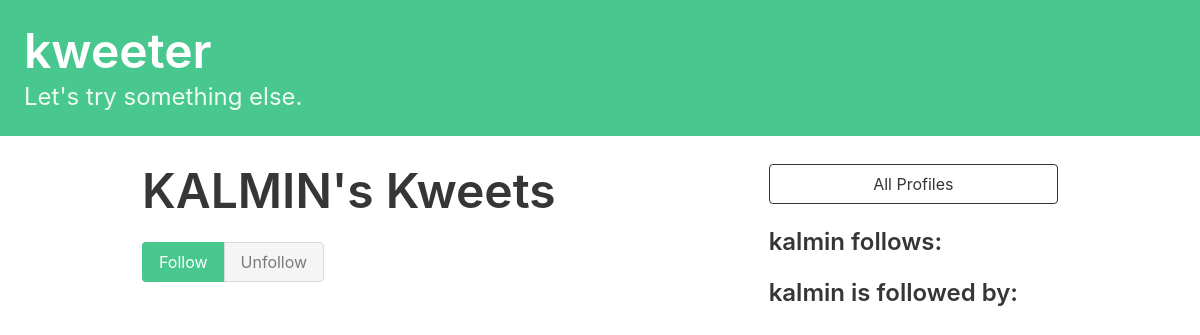
Page /profile/1/ (signed in) on the earlier database version.
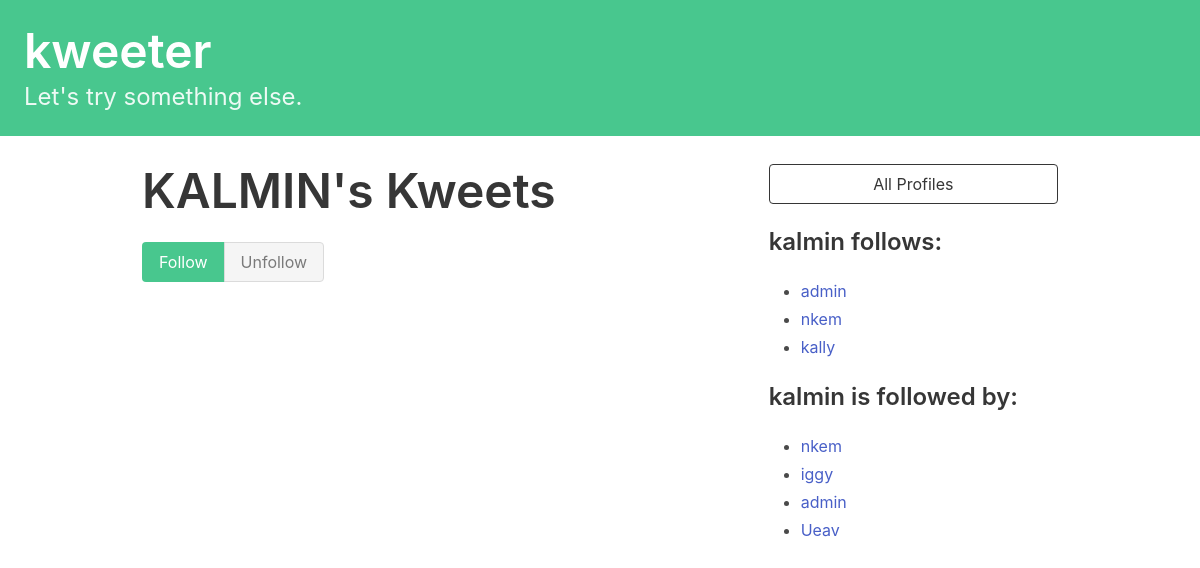
Same page on the later database version.
### dwitter/models.py (models this page shows)
class Profile(models.Model):
    user = models.OneToOneField(User, on_delete=models.CASCADE)
    follows = models.ManyToManyField(
        "self",
        related_name="followed_by",
        symmetrical=False,
        blank=True
    )
    def __str__(self):
        return self.user.username

### dwitter/views.py (the view, shortened to what this page needs)
# urls.py: path("profile/<int:pk>/", profile, name="profile"),
def profile(request, pk):
    if not hasattr(request.user, 'profile'):
        missing_profile = Profile(user=request.user)
        missing_profile.save()
    profile = Profile.objects.get(pk=pk)
    return render(request, "dwitter/profile.html", {"profile": profile})

### dwitter/templates/dwitter/profile.html (shortened to what this page needs)
{% extends 'base.html' %}
{% block content %}
<div style="margin: 10px;" class="columns">
    <div class="column">
        <div class="block">
        <h1 class="title is-1">
            {{profile.user.username|upper}}'s Kweets
        </h1>
        </div>
        <div class="buttons has-addons">
            <form method="post">
                <div class="buttons has-addons">
                {% if profile in user.profile.follows.all %}
                    <button class="button is-success is-static">Follow</button>
                    <button class="button is-danger" name="follow" value="unfollow">
                        Unfollow
                    </button>
                {% else %}
                    <button class="button is-success" name="follow" value="follow">
                        Follow
                    </button>
                    <button class="button is-danger is-static">Unfollow</button>
                {% endif %}
                </div>
            </form>
        </div>
    </div>
    <div class="column is-one-third">
        <div class="block">
            <a href="{% url 'dwitter:profile_list' %}">
                <button class="button is-dark is-outlined is-fullwidth">
                    All Profiles
                </button>
            </a>
        </div>
        <div class="block">
            <h3 class="title is-4">
                {{profile.user.username}} follows:
            </h3>
            <div class="content">
                <ul>
                {% for following in profile.follows.all %}
                    <li>
                        <a href="#">
                            {{ following }}
                        </a>
                    </li>
                {% endfor %}
                </ul>
            </div>
        </div>
        <div class="block">
            <h3 class="title is-4">
                {{profile.user.username}} is followed by:
            </h3>
            <div class="content">
                <ul>
                {% for follower in profile.followed_by.all %}
                    <li>
                        <a href="#">
                            {{ follower }}
                        </a>
                    </li>
                {% endfor %}
                </ul>
            </div>
        </div>
    </div>
</div>
{% endblock content %}

### dwitter/templates/base.html (shortened to what this page needs)
<!DOCTYPE html>
<html lang="en">
<head>
     <link rel="stylesheet"
          href="https://cdn.jsdelivr.net/npm/bulma@0.9.3/css/bulma.min.css">
</head>
<body>
    <section class="hero is-small is-success mb-4">
    <div class="hero-body">
        <h1 class="title is-1">kweeter</h1>
        <p class="subtitle is-4">
            Let's try something else.
        </p>
    </div>
    </section>
    <div class="container">
        <div>
            {% block content %}
            {% endblock content %}
        </div>
    </div>
</body>
</html>

Differences in the rows shown:
now on this page (row unchanged): Profile: user.username "admin"
now on this page (row unchanged): Profile: user.username "nkem"
now on this page (row unchanged): Profile: user.username "kally", shown under "kalmin follows:"
now on this page (row unchanged): Profile: user.username "iggy", shown under "kalmin is followed by:"
added Profile: user.username "Ueav", shown under "kalmin is followed by:"
